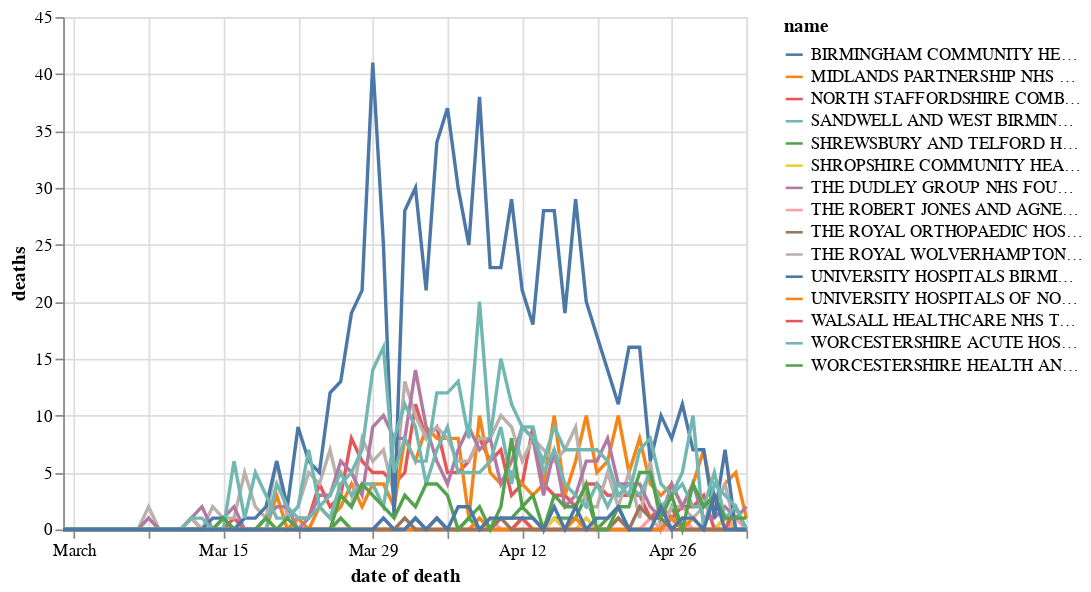

The cell this chart's notebook holds for it:
### Markdown cell above
## Deaths on date died by trust

### Code cell
chart_doddbt = our_trusts_historical.copy()
chart_doddbt_latest = chart_doddbt['date reported'].max()
chart_doddbt = chart_doddbt[chart_doddbt['date reported'] == chart_doddbt_latest]
chart_doddbt = chart_doddbt.groupby(['code','name','date of death'], as_index=False)['deaths'].sum()
chart_doddbt['cumulative deaths'] = chart_doddbt.groupby('name').cumsum()

alt.Chart(chart_doddbt).mark_line().encode(
    x='date of death',
    y='deaths',
    color='name'
)

### Figure 1 — Vega-Lite specification as saved in the notebook (floating-point values rounded to 4 significant figures; data arrays with more than 128 entries replaced by an {"elided": "..."} marker saying what was removed)
{"config": {"view": {"continuousWidth": 400, "continuousHeight": 300}}, "data": {"name": "data-f656da7316b6af6ad508456c2b50234b"}, "mark": "line", "encoding": {"color": {"type": "nominal", "field": "name"}, "x": {"type": "temporal", "field": "date of death"}, "y": {"type": "quantitative", "field": "deaths"}}, "$schema": "https://vega.github.io/schema/vega-lite/v4.8.1.json", "datasets": {"data-f656da7316b6af6ad508456c2b50234b": {"elided": "975 records"}}}
